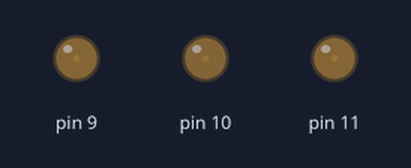
A sketch run on a simulated Arduino Uno, built with avr-gcc and run on an emulated ATmega328P. Shown: output pins drawn as LEDs (lit = HIGH). Random numbers use the default seed unless the sketch sets one.

Above: at 0.15 s.
At 1.0 s:
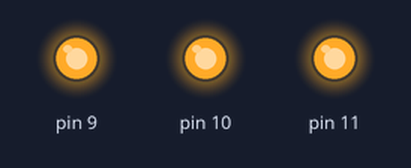
Timing chart, 0 to 2.5 s (numbered marks = the images above):
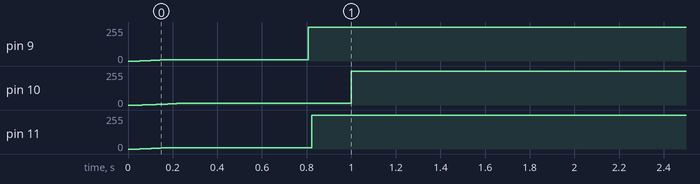

Measured:
- by itself, pin 9: moves from 0/255 to 255/255 over 0.76 s
- by itself, pin 10: moves from 0/255 to 255/255 over 0.94 s
- by itself, pin 11: moves from 0/255 to 255/255 over 0.77 s

The sketch:

tres_lightos.ino
```cpp
#include <LED.h>
// http://lithne.id.tue.nl/docs/LED/class_l_e_d.html

LED * lamps[3];
void setup() {
  for (int i=0; i < 3; i++) {
    lamps[i] = new LED( i + 9, true );
    lamps[i]->setAnimationType( QUADRATIC , true , false );
  }
}

void loop() {
  for (int i=0; i < 3; i++) {
    if ( !lamps[i]->isAnimating() ) {
      lamps[i]->intensityTo (255, random(500, 1250));
    }
    lamps[i]->update();
  }
}
```
